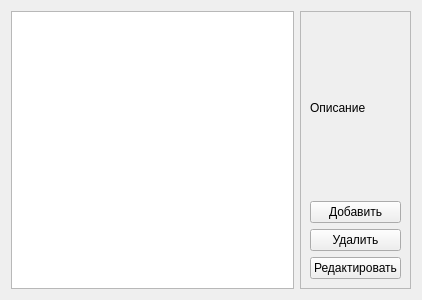
<?xml version="1.0" encoding="UTF-8"?>
<ui version="4.0">
 <class>Form</class>
 <widget class="QWidget" name="Form">
  <property name="geometry">
   <rect>
    <x>0</x>
    <y>0</y>
    <width>422</width>
    <height>300</height>
   </rect>
  </property>
  <property name="windowTitle">
   <string>TemplateEditorPage</string>
  </property>
  <layout class="QHBoxLayout" name="horizontalLayout_2">
   <item>
    <layout class="QHBoxLayout" name="horizontalLayout">
     <item>
      <widget class="QListWidget" name="listWidget"/>
     </item>
     <item>
      <widget class="QFrame" name="frame">
       <property name="frameShape">
        <enum>QFrame::StyledPanel</enum>
       </property>
       <property name="frameShadow">
        <enum>QFrame::Raised</enum>
       </property>
       <layout class="QVBoxLayout" name="verticalLayout_3">
        <item>
         <layout class="QVBoxLayout" name="verticalLayout_2">
          <item>
           <widget class="QLabel" name="label">
            <property name="text">
             <string>Описание</string>
            </property>
           </widget>
          </item>
          <item>
           <widget class="QPushButton" name="pushButton">
            <property name="text">
             <string>Добавить</string>
            </property>
            <property name="shortcut">
             <string>Ctrl++</string>
            </property>
           </widget>
          </item>
          <item>
           <widget class="QPushButton" name="pushButton_2">
            <property name="text">
             <string>Удалить</string>
            </property>
            <property name="shortcut">
             <string>Ctrl+-</string>
            </property>
           </widget>
          </item>
          <item>
           <widget class="QPushButton" name="pushButton_3">
            <property name="text">
             <string>Редактировать</string>
            </property>
            <property name="shortcut">
             <string>Ctrl+0</string>
            </property>
           </widget>
          </item>
         </layout>
        </item>
       </layout>
      </widget>
     </item>
    </layout>
   </item>
  </layout>
 </widget>
 <resources/>
 <connections/>
</ui>
